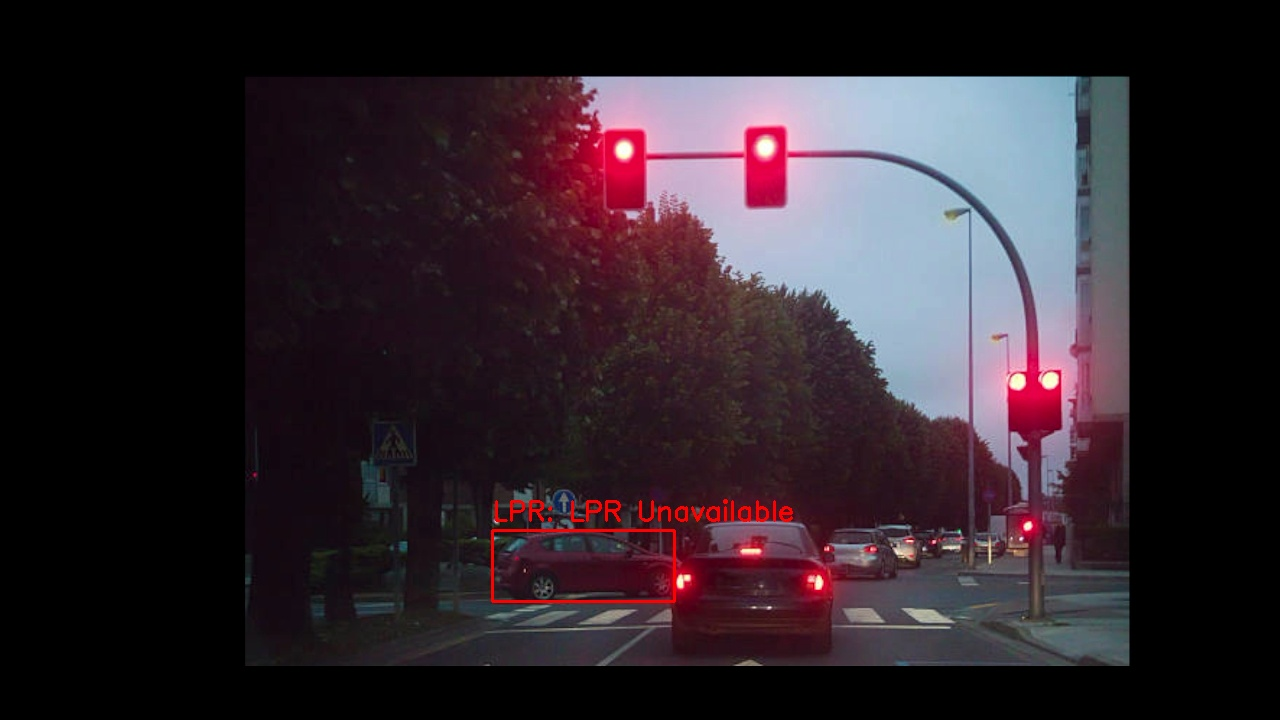
#> input picture backend/backend/reports/images/20260101_205409_1.jpg, 1280 x 720 px
$ python -i enhancement.py   (imports and definitions only)
#> lines starting #> are read from the running program, lines starting #| are printed output that depends on the picture
#> further down, picture is the input picture: shape (720, 1280, 3); mean B, G, R 43.3, 36.3, 47.3
import cv2
import numpy as np

class ImageEnhancer:
    def __init__(self):
        self.clahe = cv2.createCLAHE(clipLimit=2.0, tileGridSize=(8, 8))

    def apply_gamma_correction(self, image, gamma=1.2):
        inv_gamma = 1.0 / gamma
        table = np.array([((i / 255.0) ** inv_gamma) * 255 for i in range(256)]).astype("uint8")
        return cv2.LUT(image, table)

    def enhance_visibility(self, frame):
        """
        Apply CLAHE to L-channel of LAB color space to improve contrast (fog/rain/glare).
        """
        lab = cv2.cvtColor(frame, cv2.COLOR_BGR2LAB)
#> lab: shape (720, 1280, 3); mean of channels 0, 1, 2 41.9, 134, 126.8
        l, a, b = cv2.split(lab)
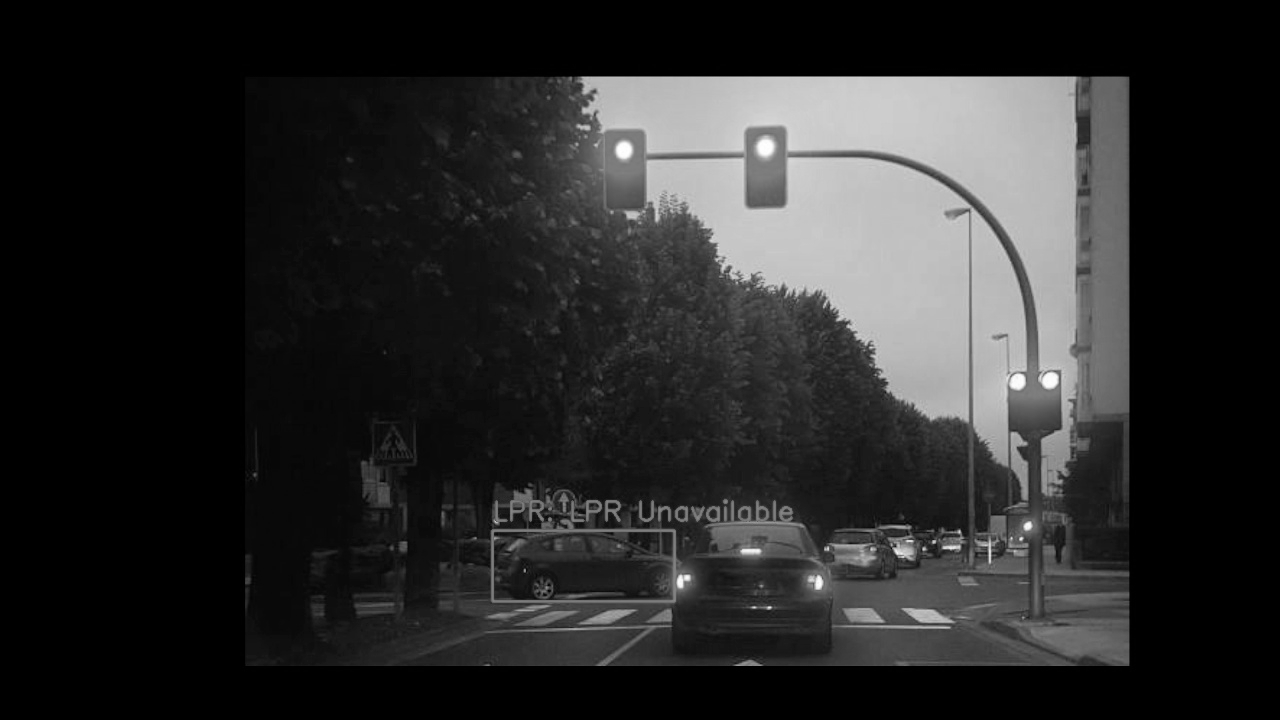
#> l: shape (720, 1280); min 0, max 255, mean 41.9
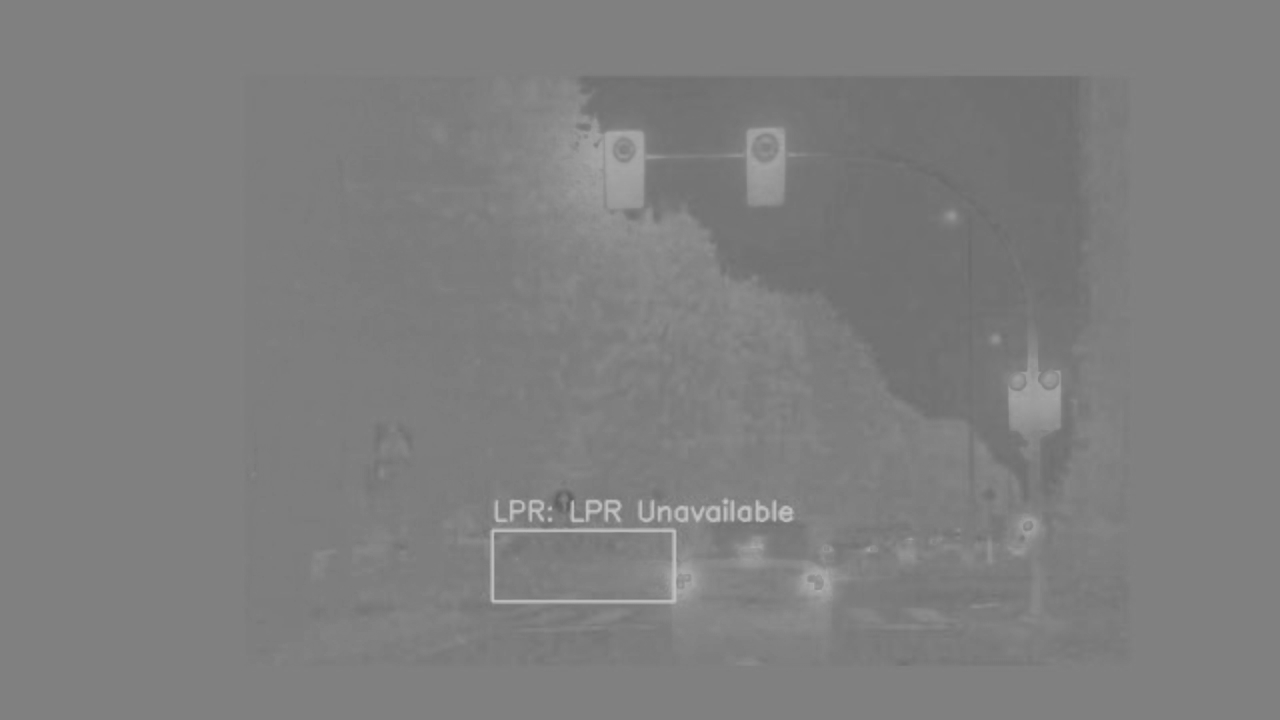
#> b: shape (720, 1280); min 94, max 195, mean 126.8
        l_enhanced = self.clahe.apply(l)
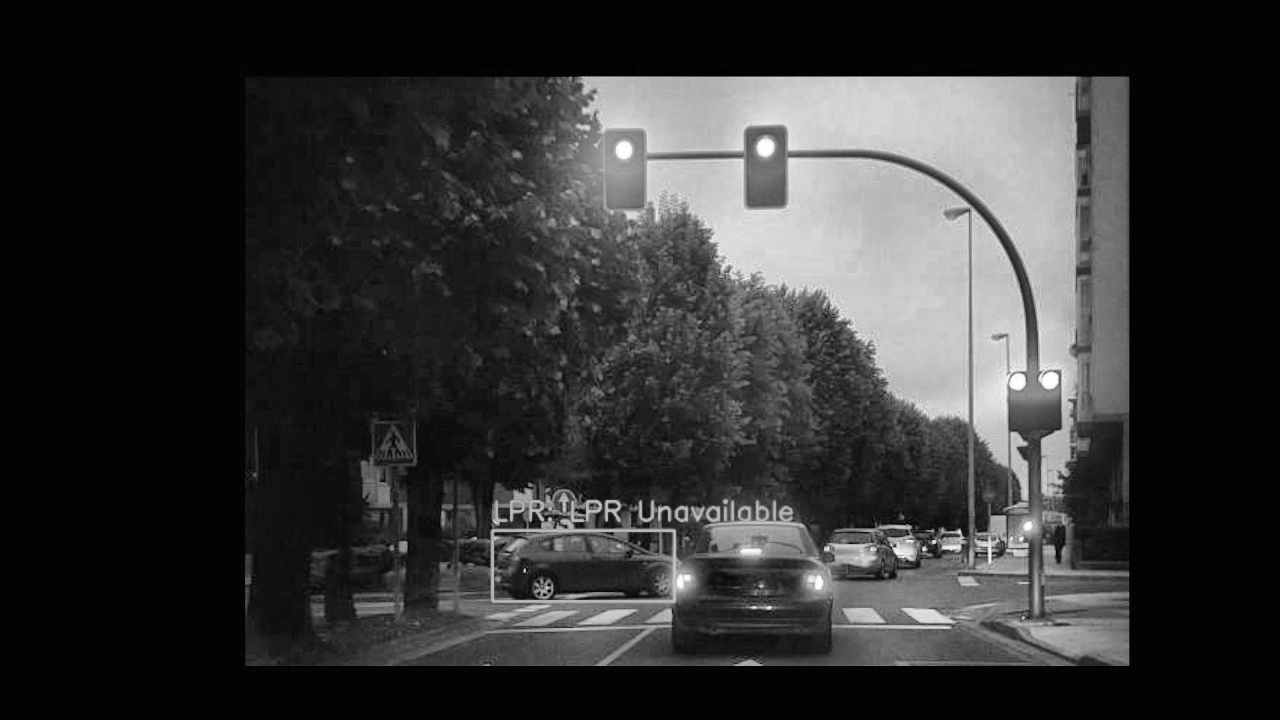
#> l_enhanced: shape (720, 1280); min 0, max 255, mean 51.7
        lab_merged = cv2.merge((l_enhanced, a, b))
#> lab_merged: shape (720, 1280, 3); mean of channels 0, 1, 2 51.7, 134, 126.8
        return cv2.cvtColor(lab_merged, cv2.COLOR_LAB2BGR)
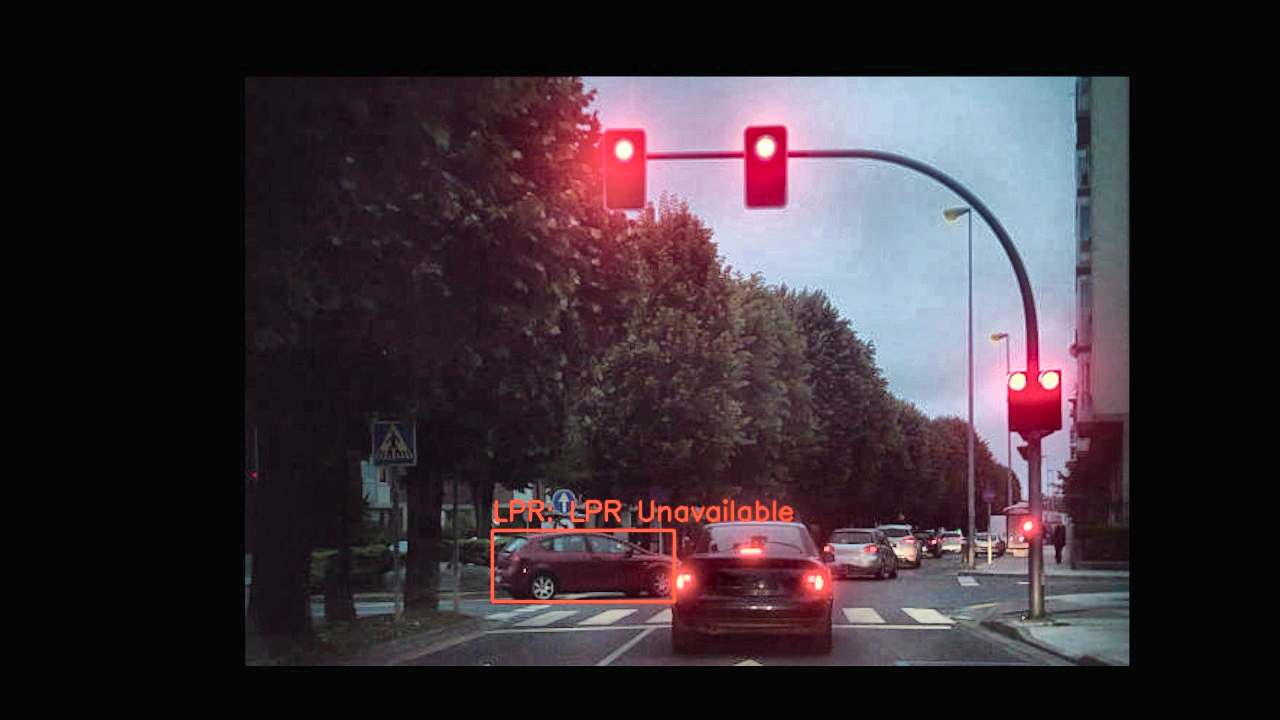
#> returned value: shape (720, 1280, 3); mean B, G, R 52.7, 46.4, 56.9

    def preprocess(self, frame):
        # Apply enhancements
        frame = self.enhance_visibility(frame)
        # Optional: Gamma correction if needed explicitly, but CLAHE often suffices for local contrast
        return frame

>>> import cv2
>>> picture = cv2.imread('../backend/reports/images/20260101_205409_1.jpg')
>>> result = ImageEnhancer().enhance_visibility(picture)
